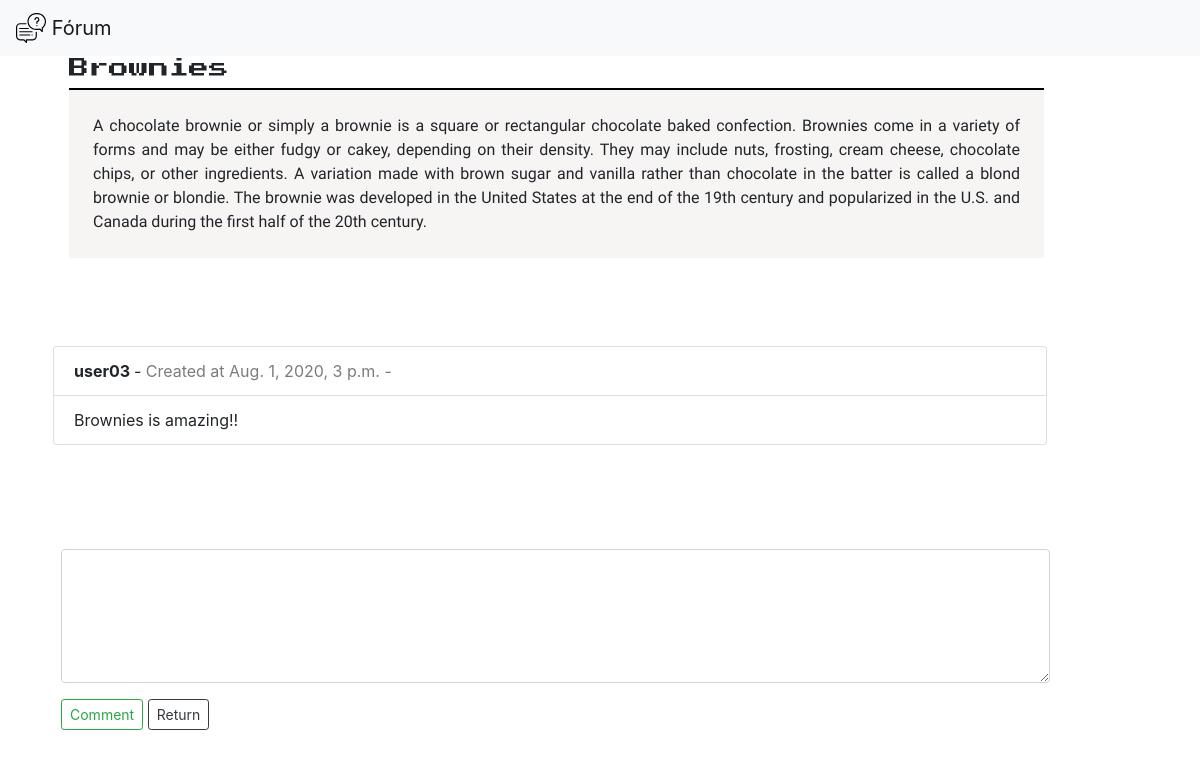
The page /interface/post/1 (signed in) on the database as committed earlier.
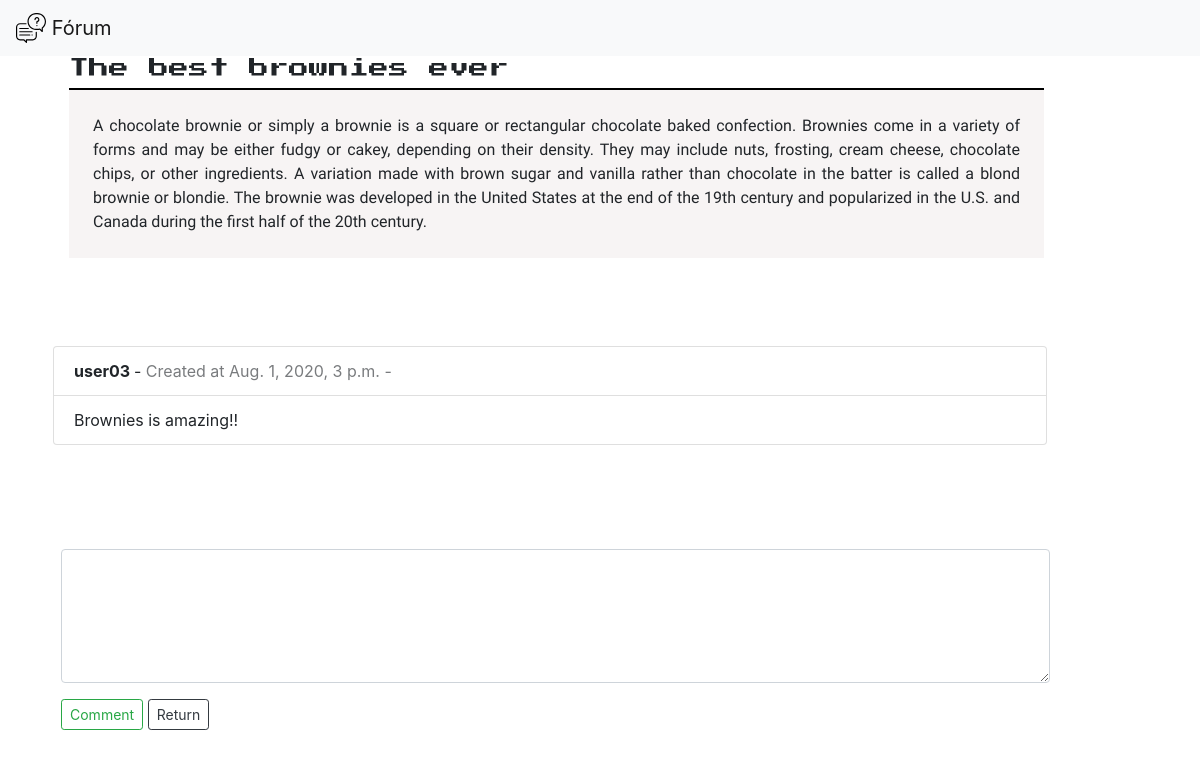
The same page on the database as committed later.
### entries/models.py (models this page shows, shortened)
class Posts(models.Model):
    user = models.ForeignKey(settings.AUTH_USER_MODEL, on_delete=models.CASCADE)
    title = models.CharField(max_length=100, verbose_name='Título: ')
    text = models.TextField(verbose_name='Texto: ')
    countLike = models.IntegerField(verbose_name='Likes', default=0)
    countUnlike = models.IntegerField(verbose_name='Unlike', default=0)
    created_at = models.DateTimeField(verbose_name='Data de Criação', auto_now_add=True)

### interface/views.py (the view, shortened to what this page needs)
# urls.py: path('post/<int:item_id>', views.post, name='post'),
def post(request, item_id):
    item = Posts.objects.get(id=item_id)
    if request.method == 'GET':
        comment = Comment.objects.filter(post=item_id)
        return render(request, 'interface/view.html', {
            'item': item,
            'comment':comment
        })

### interface/templates/interface/view.html (shortened to what this page needs)
{% extends 'interface/layout.html' %}
{% block body %}
{% if user.is_authenticated %}
    <div class="container">
        <div class="content_view">
            <div class="title_view"><h5> {{ item.title }} </h5></div>
            <div class="text_view"> {{ item.text }} </div>
        </div>
        <div class="content_comments">
            {% for com in comment %}
                <ul class="list-group list_comment">
                    <li class="list-group-item">
                        <span style="font-weight: bold;">{{ com.user }} </span> - <span style="opacity: 0.6;">Created at {{ com.created_at }}  - &nbsp;
                    </li>
                    <li class="list-group-item">{{ com.text }}</li>
                </ul>
            {% endfor %}
        </div>
        <form class="form_comment" action="" method="post">
            <div class="form-group">
                <textarea name="comment" rows="5" class="form-control"></textarea>
            </div>
            <a href="#"><button class="btn btn-outline-success btn-sm" type="submit">Comment</button></a>
            <a href="{% url 'interface:welcome' %}"><button type="button" class="btn btn-outline-dark btn-sm">Return</button></a>
        </form>
    </div>
{% endif %}
{% endblock %}

Rows that differ between the two databases and show on the page:
changed Posts: title "Brownies" → "The best brownies ever"
